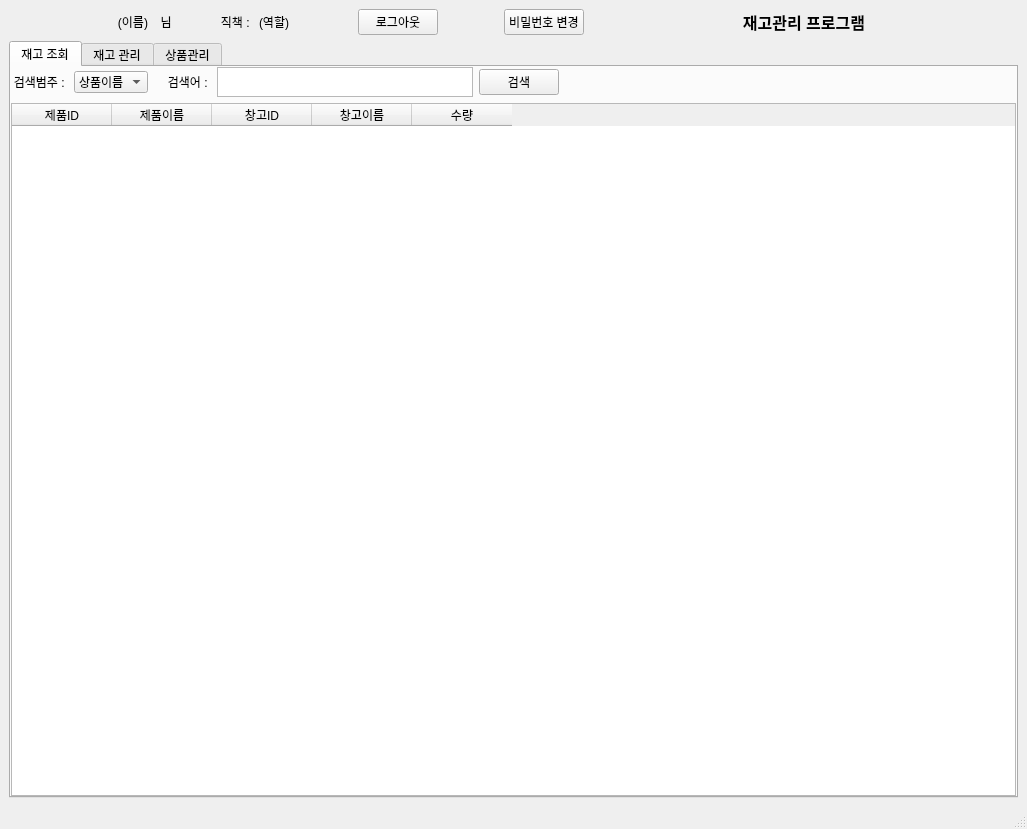
<?xml version="1.0" encoding="UTF-8"?>
<ui version="4.0">
 <class>MainWindow</class>
 <widget class="QMainWindow" name="MainWindow">
  <property name="geometry">
   <rect>
    <x>0</x>
    <y>0</y>
    <width>1027</width>
    <height>829</height>
   </rect>
  </property>
  <property name="windowTitle">
   <string>MainWindow</string>
  </property>
  <widget class="QWidget" name="centralwidget">
   <layout class="QGridLayout" name="gridLayout_7">
    <item row="0" column="0">
     <layout class="QGridLayout" name="gridLayout" columnstretch="2,1,2">
      <item row="0" column="2">
       <layout class="QGridLayout" name="gridLayout_9">
        <item row="0" column="0">
         <widget class="QLabel" name="label_2">
          <property name="sizePolicy">
           <sizepolicy hsizetype="Preferred" vsizetype="Preferred">
            <horstretch>0</horstretch>
            <verstretch>0</verstretch>
           </sizepolicy>
          </property>
          <property name="text">
           <string>&lt;html&gt;&lt;head/&gt;&lt;body&gt;&lt;p align=&quot;center&quot;&gt;&lt;span style=&quot; font-size:12pt; font-weight:600;&quot;&gt;재고관리 프로그램&lt;/span&gt;&lt;/p&gt;&lt;/body&gt;&lt;/html&gt;</string>
          </property>
         </widget>
        </item>
       </layout>
      </item>
      <item row="0" column="0">
       <layout class="QGridLayout" name="gridLayout_8" columnstretch="3,1,1,2,1">
        <item row="0" column="1">
         <widget class="QLabel" name="label_4">
          <property name="text">
           <string>  님</string>
          </property>
         </widget>
        </item>
        <item row="0" column="0">
         <widget class="QLabel" name="NameField">
          <property name="text">
           <string>&lt;html&gt;&lt;head/&gt;&lt;body&gt;&lt;p align=&quot;right&quot;&gt;(이름)&lt;/p&gt;&lt;/body&gt;&lt;/html&gt;</string>
          </property>
         </widget>
        </item>
        <item row="0" column="4">
         <widget class="QPushButton" name="LogOutButton">
          <property name="sizePolicy">
           <sizepolicy hsizetype="Maximum" vsizetype="Maximum">
            <horstretch>0</horstretch>
            <verstretch>0</verstretch>
           </sizepolicy>
          </property>
          <property name="maximumSize">
           <size>
            <width>80</width>
            <height>30</height>
           </size>
          </property>
          <property name="text">
           <string>로그아웃</string>
          </property>
         </widget>
        </item>
        <item row="0" column="3">
         <widget class="QLabel" name="RoleField">
          <property name="text">
           <string>&lt;html&gt;&lt;head/&gt;&lt;body&gt;&lt;p&gt;   (역할)&lt;/p&gt;&lt;/body&gt;&lt;/html&gt;</string>
          </property>
         </widget>
        </item>
        <item row="0" column="2">
         <widget class="QLabel" name="label_5">
          <property name="text">
           <string>&lt;html&gt;&lt;head/&gt;&lt;body&gt;&lt;p align=&quot;right&quot;&gt;직책 : &lt;/p&gt;&lt;/body&gt;&lt;/html&gt;</string>
          </property>
         </widget>
        </item>
       </layout>
      </item>
      <item row="0" column="1">
       <layout class="QVBoxLayout" name="verticalLayout_8">
        <property name="leftMargin">
         <number>60</number>
        </property>
        <item>
         <widget class="QPushButton" name="ChangePasswordButton">
          <property name="sizePolicy">
           <sizepolicy hsizetype="Maximum" vsizetype="Fixed">
            <horstretch>0</horstretch>
            <verstretch>0</verstretch>
           </sizepolicy>
          </property>
          <property name="text">
           <string>비밀번호 변경</string>
          </property>
         </widget>
        </item>
       </layout>
      </item>
     </layout>
    </item>
    <item row="1" column="0">
     <layout class="QGridLayout" name="gridLayout_4">
      <item row="0" column="0">
       <widget class="QTabWidget" name="tabWidget">
        <property name="currentIndex">
         <number>0</number>
        </property>
        <widget class="QWidget" name="InventorySearch">
         <attribute name="title">
          <string>재고 조회</string>
         </attribute>
         <layout class="QGridLayout" name="gridLayout_5">
          <property name="leftMargin">
           <number>0</number>
          </property>
          <property name="topMargin">
           <number>0</number>
          </property>
          <property name="rightMargin">
           <number>0</number>
          </property>
          <property name="bottomMargin">
           <number>0</number>
          </property>
          <item row="0" column="0">
           <layout class="QGridLayout" name="gridLayout_2" rowstretch="1,15">
            <item row="0" column="0">
             <layout class="QGridLayout" name="SearchField" columnstretch="1,1,1,3,1,8">
              <item row="0" column="0">
               <layout class="QVBoxLayout" name="verticalLayout_5">
                <item>
                 <widget class="QLabel" name="label">
                  <property name="text">
                   <string>&lt;html&gt;&lt;head/&gt;&lt;body&gt;&lt;p align=&quot;right&quot;&gt;검색범주 : &lt;/p&gt;&lt;/body&gt;&lt;/html&gt;</string>
                  </property>
                 </widget>
                </item>
               </layout>
              </item>
              <item row="0" column="1">
               <layout class="QVBoxLayout" name="verticalLayout">
                <item>
                 <widget class="QComboBox" name="SearchCategory">
                  <property name="sizePolicy">
                   <sizepolicy hsizetype="Fixed" vsizetype="Fixed">
                    <horstretch>0</horstretch>
                    <verstretch>0</verstretch>
                   </sizepolicy>
                  </property>
                  <item>
                   <property name="text">
                    <string>상품이름</string>
                   </property>
                  </item>
                  <item>
                   <property name="text">
                    <string>창고이름</string>
                   </property>
                  </item>
                 </widget>
                </item>
               </layout>
              </item>
              <item row="0" column="4">
               <layout class="QVBoxLayout" name="verticalLayout_2">
                <item>
                 <widget class="QPushButton" name="SearchButton">
                  <property name="sizePolicy">
                   <sizepolicy hsizetype="Fixed" vsizetype="Fixed">
                    <horstretch>0</horstretch>
                    <verstretch>0</verstretch>
                   </sizepolicy>
                  </property>
                  <property name="text">
                   <string>검색</string>
                  </property>
                 </widget>
                </item>
               </layout>
              </item>
              <item row="0" column="2">
               <layout class="QVBoxLayout" name="verticalLayout_6">
                <item>
                 <widget class="QLabel" name="label_3">
                  <property name="text">
                   <string>&lt;html&gt;&lt;head/&gt;&lt;body&gt;&lt;p align=&quot;right&quot;&gt;검색어 : &lt;/p&gt;&lt;/body&gt;&lt;/html&gt;</string>
                  </property>
                 </widget>
                </item>
               </layout>
              </item>
              <item row="0" column="3">
               <layout class="QVBoxLayout" name="verticalLayout_3">
                <item>
                 <widget class="QTextEdit" name="SearchKeyword">
                  <property name="sizePolicy">
                   <sizepolicy hsizetype="Minimum" vsizetype="Maximum">
                    <horstretch>0</horstretch>
                    <verstretch>0</verstretch>
                   </sizepolicy>
                  </property>
                  <property name="maximumSize">
                   <size>
                    <width>300</width>
                    <height>30</height>
                   </size>
                  </property>
                 </widget>
                </item>
               </layout>
              </item>
              <item row="0" column="5">
               <layout class="QVBoxLayout" name="verticalLayout_7"/>
              </item>
             </layout>
            </item>
            <item row="1" column="0">
             <layout class="QVBoxLayout" name="DataField" stretch="18">
              <item>
               <layout class="QGridLayout" name="gridLayout_11">
                <item row="1" column="0">
                 <widget class="QTableWidget" name="SearchedDataField">
                  <column>
                   <property name="text">
                    <string>제품ID</string>
                   </property>
                  </column>
                  <column>
                   <property name="text">
                    <string>제품이름</string>
                   </property>
                  </column>
                  <column>
                   <property name="text">
                    <string>창고ID</string>
                   </property>
                  </column>
                  <column>
                   <property name="text">
                    <string>창고이름</string>
                   </property>
                  </column>
                  <column>
                   <property name="text">
                    <string>수량</string>
                   </property>
                  </column>
                 </widget>
                </item>
               </layout>
              </item>
             </layout>
            </item>
           </layout>
          </item>
         </layout>
        </widget>
        <widget class="QWidget" name="InventoryControl">
         <attribute name="title">
          <string>재고 관리</string>
         </attribute>
         <layout class="QGridLayout" name="gridLayout_6">
          <property name="leftMargin">
           <number>0</number>
          </property>
          <property name="topMargin">
           <number>0</number>
          </property>
          <property name="rightMargin">
           <number>0</number>
          </property>
          <property name="bottomMargin">
           <number>0</number>
          </property>
          <item row="0" column="0">
           <layout class="QGridLayout" name="gridLayout_3" rowstretch="1,10">
            <item row="1" column="0">
             <layout class="QGridLayout" name="gridLayout_12">
              <item row="0" column="0">
               <widget class="QTableWidget" name="TransactionList">
                <column>
                 <property name="text">
                  <string>재고변동ID</string>
                 </property>
                </column>
                <column>
                 <property name="text">
                  <string>재고ID</string>
                 </property>
                </column>
                <column>
                 <property name="text">
                  <string>창고ID</string>
                 </property>
                </column>
                <column>
                 <property name="text">
                  <string>사용자ID</string>
                 </property>
                </column>
                <column>
                 <property name="text">
                  <string>변동날짜</string>
                 </property>
                </column>
                <column>
                 <property name="text">
                  <string>변동유형</string>
                 </property>
                </column>
                <column>
                 <property name="text">
                  <string>수량</string>
                 </property>
                </column>
               </widget>
              </item>
             </layout>
            </item>
            <item row="0" column="0">
             <layout class="QGridLayout" name="ContorlPanel" columnstretch="1,3,1,3,1,3,1,2,1">
              <item row="0" column="0">
               <layout class="QGridLayout" name="gridLayout_16">
                <item row="0" column="0">
                 <widget class="QLabel" name="label_6">
                  <property name="text">
                   <string>&lt;html&gt;&lt;head/&gt;&lt;body&gt;&lt;p align=&quot;right&quot;&gt;재고ID&lt;/p&gt;&lt;/body&gt;&lt;/html&gt;</string>
                  </property>
                 </widget>
                </item>
               </layout>
              </item>
              <item row="0" column="2">
               <layout class="QGridLayout" name="gridLayout_18">
                <item row="0" column="0">
                 <widget class="QLabel" name="label_7">
                  <property name="text">
                   <string>&lt;html&gt;&lt;head/&gt;&lt;body&gt;&lt;p align=&quot;right&quot;&gt;수량 : &lt;/p&gt;&lt;/body&gt;&lt;/html&gt;</string>
                  </property>
                 </widget>
                </item>
               </layout>
              </item>
              <item row="0" column="7">
               <layout class="QGridLayout" name="gridLayout_21">
                <item row="0" column="0">
                 <widget class="QComboBox" name="TransactionType">
                  <item>
                   <property name="text">
                    <string>입고</string>
                   </property>
                  </item>
                  <item>
                   <property name="text">
                    <string>출고</string>
                   </property>
                  </item>
                 </widget>
                </item>
               </layout>
              </item>
              <item row="0" column="5">
               <layout class="QGridLayout" name="gridLayout_10">
                <item row="0" column="0">
                 <widget class="QTextEdit" name="WarehouseID">
                  <property name="sizePolicy">
                   <sizepolicy hsizetype="Maximum" vsizetype="Maximum">
                    <horstretch>0</horstretch>
                    <verstretch>0</verstretch>
                   </sizepolicy>
                  </property>
                  <property name="maximumSize">
                   <size>
                    <width>200</width>
                    <height>30</height>
                   </size>
                  </property>
                 </widget>
                </item>
               </layout>
              </item>
              <item row="0" column="1">
               <layout class="QGridLayout" name="gridLayout_19">
                <item row="0" column="0">
                 <widget class="QTextEdit" name="InventoryID">
                  <property name="sizePolicy">
                   <sizepolicy hsizetype="Maximum" vsizetype="Maximum">
                    <horstretch>0</horstretch>
                    <verstretch>0</verstretch>
                   </sizepolicy>
                  </property>
                  <property name="minimumSize">
                   <size>
                    <width>30</width>
                    <height>5</height>
                   </size>
                  </property>
                  <property name="maximumSize">
                   <size>
                    <width>200</width>
                    <height>30</height>
                   </size>
                  </property>
                 </widget>
                </item>
               </layout>
              </item>
              <item row="0" column="6">
               <layout class="QGridLayout" name="gridLayout_20">
                <item row="0" column="0">
                 <widget class="QLabel" name="label_8">
                  <property name="text">
                   <string>&lt;html&gt;&lt;head/&gt;&lt;body&gt;&lt;p align=&quot;right&quot;&gt;입/출고 여부&lt;/p&gt;&lt;/body&gt;&lt;/html&gt;</string>
                  </property>
                 </widget>
                </item>
               </layout>
              </item>
              <item row="0" column="8">
               <layout class="QGridLayout" name="gridLayout_17">
                <item row="0" column="0">
                 <widget class="QPushButton" name="Registration">
                  <property name="text">
                   <string>등록</string>
                  </property>
                 </widget>
                </item>
                <item row="1" column="0">
                 <widget class="QPushButton" name="Clear">
                  <property name="text">
                   <string>초기화</string>
                  </property>
                 </widget>
                </item>
               </layout>
              </item>
              <item row="0" column="3">
               <layout class="QGridLayout" name="gridLayout_13">
                <item row="0" column="0">
                 <widget class="QTextEdit" name="Quantity">
                  <property name="sizePolicy">
                   <sizepolicy hsizetype="Maximum" vsizetype="Maximum">
                    <horstretch>0</horstretch>
                    <verstretch>0</verstretch>
                   </sizepolicy>
                  </property>
                  <property name="maximumSize">
                   <size>
                    <width>200</width>
                    <height>30</height>
                   </size>
                  </property>
                 </widget>
                </item>
               </layout>
              </item>
              <item row="0" column="4">
               <layout class="QGridLayout" name="gridLayout_22">
                <item row="0" column="0">
                 <widget class="QLabel" name="label_9">
                  <property name="text">
                   <string>창고ID</string>
                  </property>
                 </widget>
                </item>
               </layout>
              </item>
             </layout>
            </item>
           </layout>
          </item>
         </layout>
        </widget>
        <widget class="QWidget" name="ProductControl">
         <attribute name="title">
          <string>상품관리</string>
         </attribute>
         <layout class="QGridLayout" name="gridLayout_15">
          <property name="leftMargin">
           <number>0</number>
          </property>
          <property name="topMargin">
           <number>0</number>
          </property>
          <property name="rightMargin">
           <number>0</number>
          </property>
          <property name="bottomMargin">
           <number>0</number>
          </property>
          <item row="0" column="0">
           <layout class="QGridLayout" name="gridLayout_14" rowstretch="1,10">
            <item row="1" column="0">
             <layout class="QGridLayout" name="gridLayout_23">
              <item row="0" column="0">
               <widget class="QTableWidget" name="ProductTable">
                <column>
                 <property name="text">
                  <string>제품 ID</string>
                 </property>
                </column>
                <column>
                 <property name="text">
                  <string>제품 이름</string>
                 </property>
                </column>
                <column>
                 <property name="text">
                  <string>제품 설명</string>
                 </property>
                </column>
                <column>
                 <property name="text">
                  <string>단가</string>
                 </property>
                </column>
               </widget>
              </item>
             </layout>
            </item>
            <item row="0" column="0">
             <layout class="QGridLayout" name="gridLayout_24">
              <item row="0" column="6">
               <layout class="QGridLayout" name="gridLayout_25">
                <item row="0" column="0">
                 <widget class="QPushButton" name="ProductRegistration">
                  <property name="text">
                   <string>등록</string>
                  </property>
                 </widget>
                </item>
                <item row="1" column="0">
                 <widget class="QPushButton" name="ProductDelete">
                  <property name="text">
                   <string>삭제</string>
                  </property>
                 </widget>
                </item>
               </layout>
              </item>
              <item row="0" column="2">
               <layout class="QGridLayout" name="gridLayout_30">
                <item row="0" column="0">
                 <widget class="QLabel" name="label_11">
                  <property name="text">
                   <string>&lt;html&gt;&lt;head/&gt;&lt;body&gt;&lt;p align=&quot;center&quot;&gt;제품정보&lt;/p&gt;&lt;/body&gt;&lt;/html&gt;</string>
                  </property>
                 </widget>
                </item>
               </layout>
              </item>
              <item row="0" column="3">
               <layout class="QGridLayout" name="gridLayout_28">
                <item row="0" column="0">
                 <widget class="QTextEdit" name="ProductDescription">
                  <property name="sizePolicy">
                   <sizepolicy hsizetype="Maximum" vsizetype="Maximum">
                    <horstretch>0</horstretch>
                    <verstretch>0</verstretch>
                   </sizepolicy>
                  </property>
                  <property name="maximumSize">
                   <size>
                    <width>200</width>
                    <height>30</height>
                   </size>
                  </property>
                 </widget>
                </item>
               </layout>
              </item>
              <item row="0" column="1">
               <layout class="QGridLayout" name="gridLayout_29">
                <item row="0" column="0">
                 <widget class="QTextEdit" name="ProductName">
                  <property name="sizePolicy">
                   <sizepolicy hsizetype="Maximum" vsizetype="Maximum">
                    <horstretch>0</horstretch>
                    <verstretch>0</verstretch>
                   </sizepolicy>
                  </property>
                  <property name="maximumSize">
                   <size>
                    <width>200</width>
                    <height>30</height>
                   </size>
                  </property>
                 </widget>
                </item>
               </layout>
              </item>
              <item row="0" column="0">
               <layout class="QGridLayout" name="gridLayout_26">
                <item row="0" column="0">
                 <widget class="QLabel" name="label_10">
                  <property name="text">
                   <string>&lt;html&gt;&lt;head/&gt;&lt;body&gt;&lt;p align=&quot;center&quot;&gt;제품이름&lt;/p&gt;&lt;/body&gt;&lt;/html&gt;</string>
                  </property>
                 </widget>
                </item>
               </layout>
              </item>
              <item row="0" column="4">
               <layout class="QGridLayout" name="gridLayout_27">
                <item row="0" column="0">
                 <widget class="QLabel" name="label_12">
                  <property name="text">
                   <string>&lt;html&gt;&lt;head/&gt;&lt;body&gt;&lt;p align=&quot;center&quot;&gt;단가&lt;/p&gt;&lt;/body&gt;&lt;/html&gt;</string>
                  </property>
                 </widget>
                </item>
               </layout>
              </item>
              <item row="0" column="5">
               <layout class="QGridLayout" name="gridLayout_31">
                <item row="0" column="0">
                 <widget class="QTextEdit" name="Unitprice">
                  <property name="sizePolicy">
                   <sizepolicy hsizetype="Maximum" vsizetype="Maximum">
                    <horstretch>0</horstretch>
                    <verstretch>0</verstretch>
                   </sizepolicy>
                  </property>
                  <property name="maximumSize">
                   <size>
                    <width>200</width>
                    <height>30</height>
                   </size>
                  </property>
                 </widget>
                </item>
               </layout>
              </item>
             </layout>
            </item>
           </layout>
          </item>
         </layout>
        </widget>
       </widget>
      </item>
     </layout>
    </item>
   </layout>
  </widget>
  <widget class="QMenuBar" name="menubar">
   <property name="geometry">
    <rect>
     <x>0</x>
     <y>0</y>
     <width>1027</width>
     <height>26</height>
    </rect>
   </property>
  </widget>
  <widget class="QStatusBar" name="statusbar"/>
 </widget>
 <resources/>
 <connections/>
</ui>
